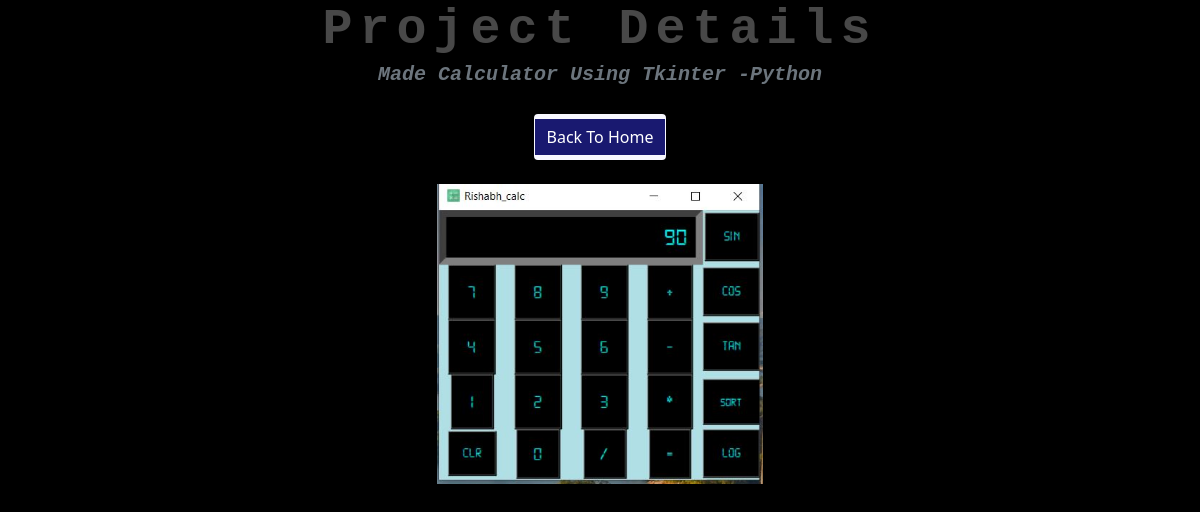
The page /PersonalInfo/4 on the database its author committed.
### PersonalInfo/models.py (models this page shows, shortened)
class Jobs(models.Model):
    image=models.ImageField( upload_to="images/", height_field=None, width_field=None, max_length=None)
    summary=models.CharField(max_length=200)

### PersonalInfo/views.py (the view)
# urls.py: path('PersonalInfo/<int:Jobs_id>',views.detail,name='detail')
def detail(request,Jobs_id):
    Jobs_detail=get_object_or_404(Jobs,pk=Jobs_id)
    return render(request,'Personalinfo/detail.html',{'Jobs':Jobs_detail})

### PersonalInfo/templates/Personalinfo/detail.html (shortened to what this page needs)
<!doctype html>
<html lang="en">
{% load static %}
  <head>
    <link href="https://cdn.jsdelivr.net/npm/bootstrap@5.0.0/dist/css/bootstrap.min.css" rel="stylesheet">
    <link rel="stylesheet" type="text/css" href="{% static 'css/main.css' %}">
  </head>
  <body>
    <main role="main">
      <section class="jumbotron text-center">
        <div class="container">
          <h1 class="jumbotron-heading"><span>Project Details</span></h1>
          <p class="lead text-muted">{{Jobs.summary}}</p>
          <p>
            <a href="{%url 'home' %}" class="btn btn-primary my-2">Back To Home</a>
          </p>
          <img src="{{Jobs.image.url}}" height="300" />
        </div>
      </section>
    </main>
  </body>
</html>

### PersonalInfo/static/css/main.css (style rules this page uses)
body { background-color: #000; }
.jumbotron { background-color:black; }
.text-muted { color: rgb(183, 173, 230); text-decoration: underline; }
.text-muted { color: dimgrey; font-family: monospace; font-style: italic; font-weight: bolder; text-decoration: blink; }
.jumbotron-heading { padding: 0; margin: 0; background-color: #000; display: flex; align-items: center; justify-content: center; }
h1 { color: #484848; font-size: 50px; font-weight: bold; font-family: monospace; letter-spacing: 7px; cursor: pointer }
h1 span { transition: .5s linear }
.btn-primary { color: #fff; background-color: midnightblue; border-color: ghostwhite; border-block-width: 5px; }

### rows shown on the page
Jobs: summary "Made Calculator Using Tkinter -Python", image (picture)
